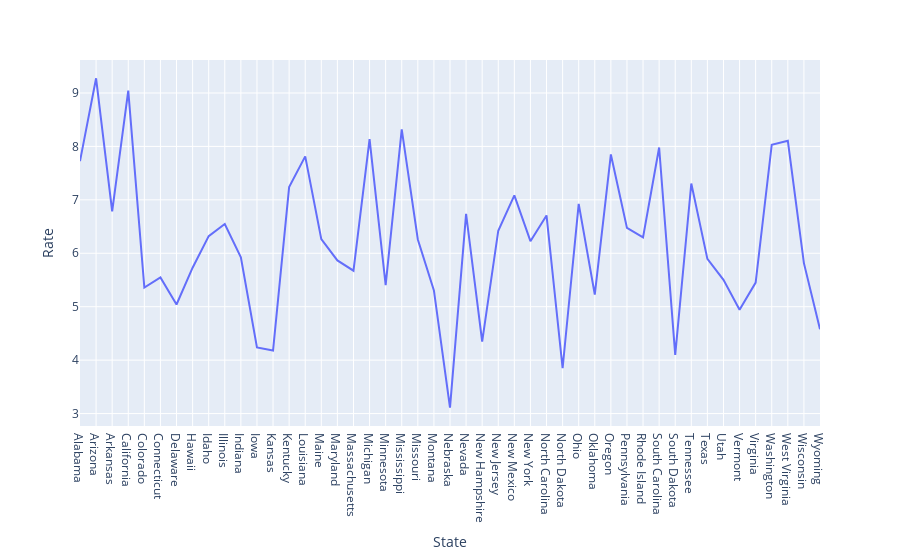

Notebook source saved alongside this figure:
### Code cell
fig = px.line(grouped_df,x ="State", y ="Rate")
fig.show()

### Figure 1 — Plotly figure (JSON) as saved in the notebook; plotly's stock layout.template omitted (floating-point values rounded to 4 significant figures)
{"data": [{"hovertemplate": "State=%{x}<br>Rate=%{y}<extra></extra>", "legendgroup": "", "line": {"color": "#636efa", "dash": "solid"}, "marker": {"symbol": "circle"}, "mode": "lines", "name": "", "orientation": "v", "showlegend": false, "type": "scatter", "x": ["Alabama", "Arizona", "Arkansas", "California", "Colorado", "Connecticut", "Delaware", "Hawaii", "Idaho", "Illinois", "Indiana", "Iowa", "Kansas", "Kentucky", "Louisiana", "Maine", "Maryland", "Massachusetts", "Michigan", "Minnesota", "Mississippi", "Missouri", "Montana", "Nebraska", "Nevada", "New Hampshire", "New Jersey", "New Mexico", "New York", "North Carolina", "North Dakota", "Ohio", "Oklahoma", "Oregon", "Pennsylvania", "Rhode Island", "South Carolina", "South Dakota", "Tennessee", "Texas", "Utah", "Vermont", "Virginia", "Washington", "West Virginia", "Wisconsin", "Wyoming"], "xaxis": "x", "y": [7.724, 9.275, 6.782, 9.045, 5.359, 5.549, 5.041, 5.73, 6.32, 6.549, 5.923, 4.237, 4.179, 7.238, 7.813, 6.264, 5.866, 5.674, 8.136, 5.404, 8.321, 6.258, 5.305, 3.11, 6.737, 4.346, 6.422, 7.084, 6.226, 6.708, 3.848, 6.923, 5.228, 7.849, 6.476, 6.296, 7.979, 4.098, 7.306, 5.895, 5.503, 4.944, 5.451, 8.032, 8.105, 5.816, 4.577], "yaxis": "y"}], "layout": {"autosize": true, "legend": {"tracegroupgap": 0}, "margin": {"t": 60}, "xaxis": {"anchor": "y", "autorange": true, "domain": [0, 1], "range": [0, 46], "title": {"text": "State"}, "type": "category"}, "yaxis": {"anchor": "x", "autorange": true, "domain": [0, 1], "range": [2.767, 9.617], "title": {"text": "Rate"}, "type": "linear"}}}
